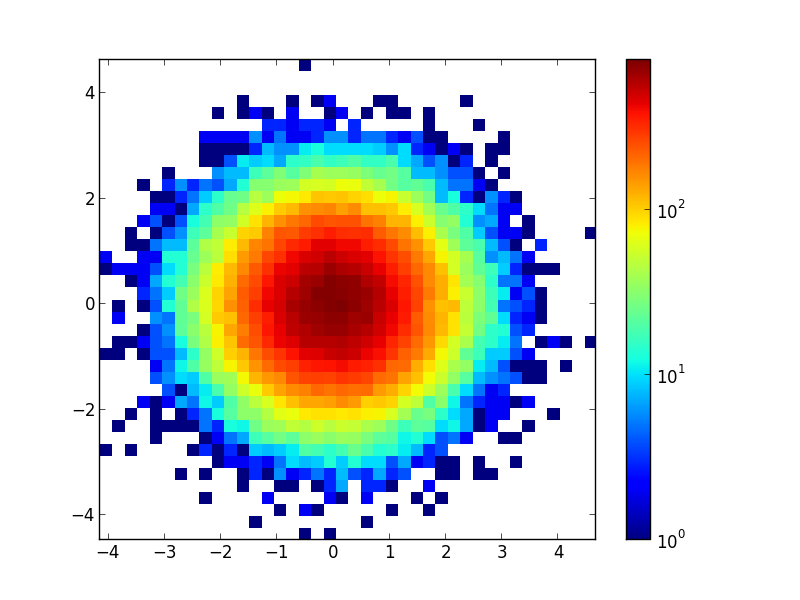

The Python source for this figure:
#!/usr/bin/env python
# _*_ coding: utf-8 _*_

"""document of the module"""


import os
import sys
import matplotlib.pyplot as plt
import numpy as np
from matplotlib.colors import LogNorm
from pylab import *


x = np.random.randn(100000)
y = np.random.randn(100000)
plt.hist2d(x, y, bins=40, norm=LogNorm())

plt.colorbar()
plt.savefig("hist2d.png")
